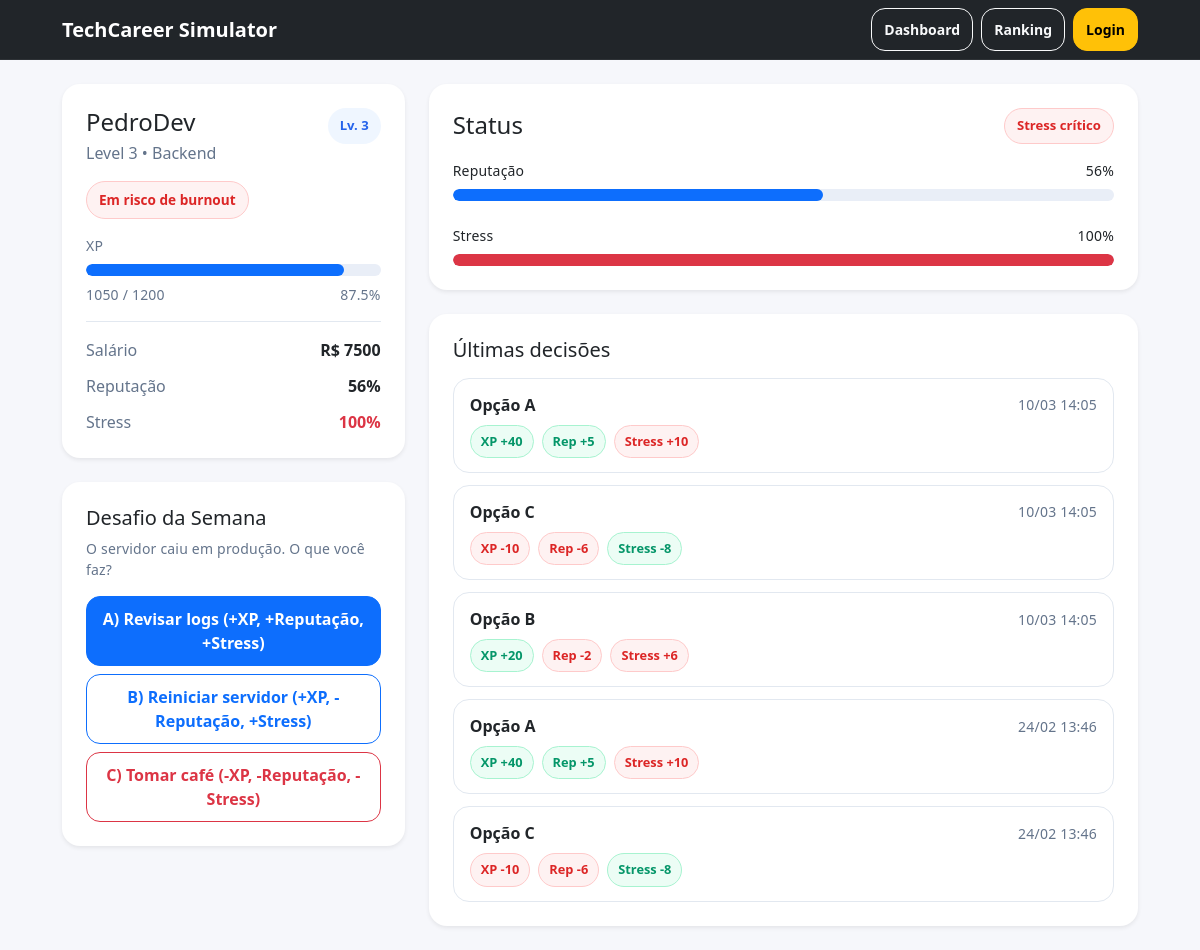
Page /dashboard on the earlier database version.
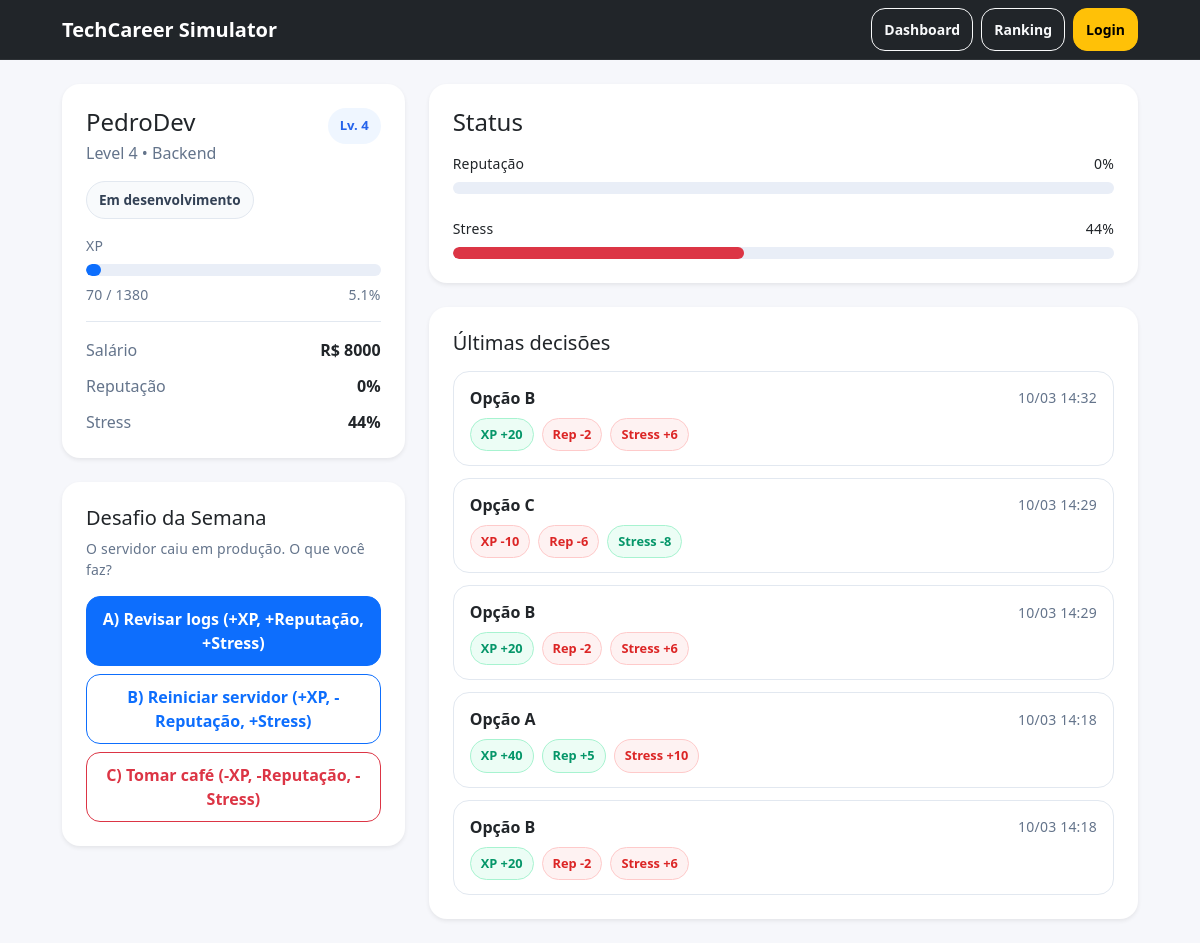
Same page on the later database version.
### models.py (models this page shows)
class User(db.Model):
    id = db.Column(db.Integer, primary_key=True)
    username = db.Column(db.String(100), unique=True, nullable=False)
    stats = db.relationship("Stats", backref="user", uselist=False)

class Stats(db.Model):
    id = db.Column(db.Integer, primary_key=True)
    user_id = db.Column(db.Integer, db.ForeignKey("user.id"), nullable=False, unique=True)
    level = db.Column(db.Integer, default=1)
    xp = db.Column(db.Integer, default=0)
    xp_max = db.Column(db.Integer, default=100)
    salary = db.Column(db.Integer, default=2000)
    reputation = db.Column(db.Integer, default=50)
    stress = db.Column(db.Integer, default=10)

class DecisionLog(db.Model):
    id = db.Column(db.Integer, primary_key=True)
    user_id = db.Column(db.Integer, db.ForeignKey("user.id"), nullable=False)
    choice = db.Column(db.String(1), nullable=False)  # A, B, C
    delta_xp = db.Column(db.Integer, default=0)
    delta_reputation = db.Column(db.Integer, default=0)
    delta_stress = db.Column(db.Integer, default=0)
    created_at = db.Column(db.DateTime, default=datetime.utcnow)

### app.py (the view)
@app.route("/dashboard")
def dashboard():
    user = User.query.first()
    stats = Stats.query.first()
    logs = DecisionLog.query.order_by(DecisionLog.created_at.desc()).limit(5).all()
    if not user or not stats:
        return redirect(url_for("login"))
    if stats.stress >= 90:
        player_status = "Em risco de burnout"
    elif stats.reputation >= 80:
        player_status = "Profissional em destaque"
    elif stats.xp >= stats.xp_max * 0.8:
        player_status = "Próximo de subir de nível"
    else:
        player_status = "Em desenvolvimento"
    return render_template(
        "dashboard.html",
        user=user,
        stats=stats,
        logs=logs,
        player_status=player_status
    )

### templates/dashboard.html (shortened to what this page needs)
{% extends "base.html" %}
{% block content %}
<div class="row g-4">
  <div class="col-12 col-lg-4">
    <div class="card shadow-sm border-0 profile-card">
      <div class="card-body p-4">
        <div class="d-flex justify-content-between align-items-start mb-3">
          <div>
            <h1 class="h4 mb-1">{{ user.username }}</h1>
            <p class="text-secondary mb-0">Level {{ stats.level }} • Backend</p>
          </div>
          <span class="level-badge">Lv. {{ stats.level }}</span>
        </div>
        {% if stats.stress >= 90 %}
          <div class="status-chip danger-soft mb-3">Em risco de burnout</div>
        {% elif stats.reputation >= 80 %}
          <div class="status-chip success-soft mb-3">Profissional em destaque</div>
        {% elif stats.xp >= stats.xp_max * 0.8 %}
          <div class="status-chip info-soft mb-3">Próximo de subir de nível</div>
        {% else %}
          <div class="status-chip neutral-soft mb-3">Em desenvolvimento</div>
        {% endif %}
        <div class="mb-2 small text-secondary">XP</div>
        <div class="progress mb-2">
          <div class="progress-bar" style="width: {{ (stats.xp / stats.xp_max) * 100 }}%"></div>
        </div>
        <div class="d-flex justify-content-between small text-secondary mb-3">
          <span>{{ stats.xp }} / {{ stats.xp_max }}</span>
          <span>{{ ((stats.xp / stats.xp_max) * 100) | round(1) }}%</span>
        </div>
        <hr>
        <div class="info-row">
          <span class="text-secondary">Salário</span>
          <span class="fw-semibold">R$ {{ stats.salary }}</span>
        </div>
        <div class="info-row">
          <span class="text-secondary">Reputação</span>
          <span class="fw-semibold">{{ stats.reputation }}%</span>
        </div>
        <div class="info-row">
          <span class="text-secondary">Stress</span>
          <span class="fw-semibold {% if stats.stress >= 90 %}text-danger{% endif %}">
            {{ stats.stress }}%
          </span>
        </div>
      </div>
    </div>
    <div class="card shadow-sm border-0 mt-4">
      <div class="card-body p-4">
        <h2 class="h5 mb-2">Desafio da Semana</h2>
        <p class="text-secondary small mb-3">
          O servidor caiu em produção. O que você faz?
        </p>
        <form method="POST" action="{{ url_for('choose') }}" class="d-grid gap-2 mt-3">
          <button
            class="btn btn-primary"
            name="choice"
            value="A"
            type="submit"
          >
            A) Revisar logs (+XP, +Reputação, +Stress)
          </button>
          <button
            class="btn btn-outline-primary"
            name="choice"
            value="B"
            type="submit"
          >
            B) Reiniciar servidor (+XP, -Reputação, +Stress)
          </button>
          <button
            class="btn btn-outline-danger"
            name="choice"
            value="C"
            type="submit"
          >
            C) Tomar café (-XP, -Reputação, -Stress)
          </button>
        </form>
      </div>
    </div>
  </div>
  <div class="col-12 col-lg-8">
    <div class="card shadow-sm border-0">
      <div class="card-body p-4">
        <div class="d-flex justify-content-between align-items-center mb-3">
          <h2 class="h4 mb-0">Status</h2>
          {% if stats.stress >= 90 %}
            <span class="danger-chip">Stress crítico</span>
          {% endif %}
        </div>
        <div class="mb-2 d-flex justify-content-between small">
          <span>Reputação</span>
          <span>{{ stats.reputation }}%</span>
        </div>
        <div class="progress mb-4">
          <div class="progress-bar" style="width: {{ stats.reputation }}%"></div>
        </div>
        <div class="mb-2 d-flex justify-content-between small">
          <span>Stress</span>
          <span>{{ stats.stress }}%</span>
        </div>
        <div class="progress">
          <div class="progress-bar bg-danger" style="width: {{ stats.stress }}%"></div>
        </div>
      </div>
    </div>
<div class="card shadow-sm border-0 mt-4">
  <div class="card-body p-4">
    <h2 class="h5 mb-3">Últimas decisões</h2>
    {% if logs and logs|length > 0 %}
      <div class="decision-list">
        {% for l in logs %}
          <div class="decision-item">
            <div class="decision-top">
              <div class="fw-semibold">Opção {{ l.choice }}</div>
              <span class="text-secondary small">{{ l.created_at.strftime("%d/%m %H:%M") }}</span>
            </div>
            <div class="decision-stats mt-2">
              <span class="decision-pill {% if l.delta_xp >= 0 %}pill-positive{% else %}pill-negative{% endif %}">
                XP {{ "+" if l.delta_xp > 0 else "" }}{{ l.delta_xp }}
              </span>
              <span class="decision-pill {% if l.delta_reputation >= 0 %}pill-positive{% else %}pill-negative{% endif %}">
                Rep {{ "+" if l.delta_reputation > 0 else "" }}{{ l.delta_reputation }}
              </span>
              <span class="decision-pill {% if l.delta_stress <= 0 %}pill-positive{% else %}pill-negative{% endif %}">
                Stress {{ "+" if l.delta_stress > 0 else "" }}{{ l.delta_stress }}
              </span>
            </div>
          </div>
        {% endfor %}
      </div>
    {% else %}
      <p class="text-secondary mb-0">Nenhuma decisão registrada ainda.</p>
    {% endif %}
  </div>
</div>
{% endblock %}

### templates/base.html (shortened to what this page needs)
<!doctype html>
<html lang="pt-br">
<head>
  <link href="https://cdn.jsdelivr.net/npm/bootstrap@5.3.3/dist/css/bootstrap.min.css" rel="stylesheet">
  <link href="{{ url_for('static', filename='css/style.css') }}" rel="stylesheet">
</head>
<body>
<nav class="navbar navbar-expand-lg navbar-dark bg-dark">
  <div class="container">
    <a class="navbar-brand fw-semibold" href="{{ url_for('dashboard') }}">TechCareer Simulator</a>
    <div class="ms-auto d-flex gap-2">
      <a class="btn btn-outline-light btn-sm" href="{{ url_for('dashboard') }}">Dashboard</a>
      <a class="btn btn-outline-light btn-sm" href="{{ url_for('ranking') }}">Ranking</a>
      <a class="btn btn-warning btn-sm" href="{{ url_for('login') }}">Login</a>
    </div>
  </div>
</nav>
<main class="container my-4">
  {% block content %}{% endblock %}
</main>
</body>
</html>

### static/css/style.css (style rules this page uses)
:root { --bg: #f6f7fb; --card: #ffffff; --text: #0f172a; --muted: #64748b; --border: #e2e8f0; --shadow: 0 10px 30px rgba(15, 23, 42, 0.08); }
body { background: var(--bg); color: var(--text); }
.navbar { border-bottom: 1px solid rgba(255,255,255,0.06); }
.container { max-width: 1100px; }
.card { background: var(--card); border-radius: 18px; box-shadow: var(--shadow); }
.card .card-body { padding: 22px; }
hr { border-color: var(--border); opacity: 1; }
.text-secondary { color: var(--muted) !important; }
.progress { height: 12px; border-radius: 999px; background: #e9eef7; }
.progress-bar { border-radius: 999px; }
.btn { border-radius: 14px; padding: 10px 12px; font-weight: 600; }
.btn-outline-primary, .btn-outline-danger { background: #fff; }
.small { letter-spacing: 0.2px; }
.profile-card { position: relative; }
.level-badge { background: #eff6ff; color: #2563eb; font-size: 0.82rem; font-weight: 700; padding: 8px 12px; border-radius: 999px; }
.status-chip { display: inline-block; padding: 8px 12px; border-radius: 999px; font-size: 0.85rem; font-weight: 600; border: 1px solid var(--border); }
.neutral-soft { background: #f8fafc; color: #334155; }
.info-row { display: flex; justify-content: space-between; margin-top: 12px; }
.decision-list { display: flex; flex-direction: column; gap: 12px; }
.decision-item { border: 1px solid var(--border); border-radius: 16px; padding: 14px 16px; background: #fff; transition: transform 0.18s ease, box-shadow 0.18s ease; }
.decision-top { display: flex; justify-content: space-between; align-items: center; gap: 12px; }
.decision-stats { display: flex; flex-wrap: wrap; gap: 8px; }
.decision-pill { display: inline-block; padding: 6px 10px; border-radius: 999px; font-size: 0.8rem; font-weight: 700; border: 1px solid transparent; }
.pill-positive { background: #ecfdf5; color: #059669; border-color: #a7f3d0; }
.pill-negative { background: #fef2f2; color: #dc2626; border-color: #fecaca; }

Differences in the rows shown:
no longer on this page (row unchanged): DecisionLog: choice "A", created_at "10/03 14:05", delta_xp "+", delta_xp "40", delta_reputation "+", delta_reputation "5", delta_stress "+", delta_stress "10"
no longer on this page (row unchanged): DecisionLog: choice "C", created_at "10/03 14:05", delta_xp "-10", delta_reputation "-6", delta_stress "-8"
no longer on this page (row unchanged): DecisionLog: choice "B", created_at "10/03 14:05", delta_xp "+", delta_xp "20", delta_reputation "-2", delta_stress "+", delta_stress "6"
no longer on this page (row unchanged): DecisionLog: choice "A", created_at "24/02 13:46", delta_xp "+", delta_xp "40", delta_reputation "+", delta_reputation "5", delta_stress "+", delta_stress "10"
no longer on this page (row unchanged): DecisionLog: choice "C", created_at "24/02 13:46", delta_xp "-10", delta_reputation "-6", delta_stress "-8"
changed Stats: level "3" → "4"; xp "1050" → "70"; xp_max "1200" → "1380"; ((stats.xp/stats.xp_max)*100)|round(1) "87.5" → "5.1"; salary "7500" → "8000"; reputation "56" → "0"; stress "100" → "44"
added DecisionLog: choice "B", created_at "10/03 14:32", delta_xp "+", delta_xp "20", delta_reputation "-2", delta_stress "+", delta_stress "6"
added DecisionLog: choice "C", created_at "10/03 14:29", delta_xp "-10", delta_reputation "-6", delta_stress "-8"
added DecisionLog: choice "B", created_at "10/03 14:29", delta_xp "+", delta_xp "20", delta_reputation "-2", delta_stress "+", delta_stress "6"
added DecisionLog: choice "A", created_at "10/03 14:18", delta_xp "+", delta_xp "40", delta_reputation "+", delta_reputation "5", delta_stress "+", delta_stress "10"
added DecisionLog: choice "B", created_at "10/03 14:18", delta_xp "+", delta_xp "20", delta_reputation "-2", delta_stress "+", delta_stress "6"
Other differences:
text no longer shown: "Em risco de burnout Stress crítico"
text now shown: "Em desenvolvimento"
